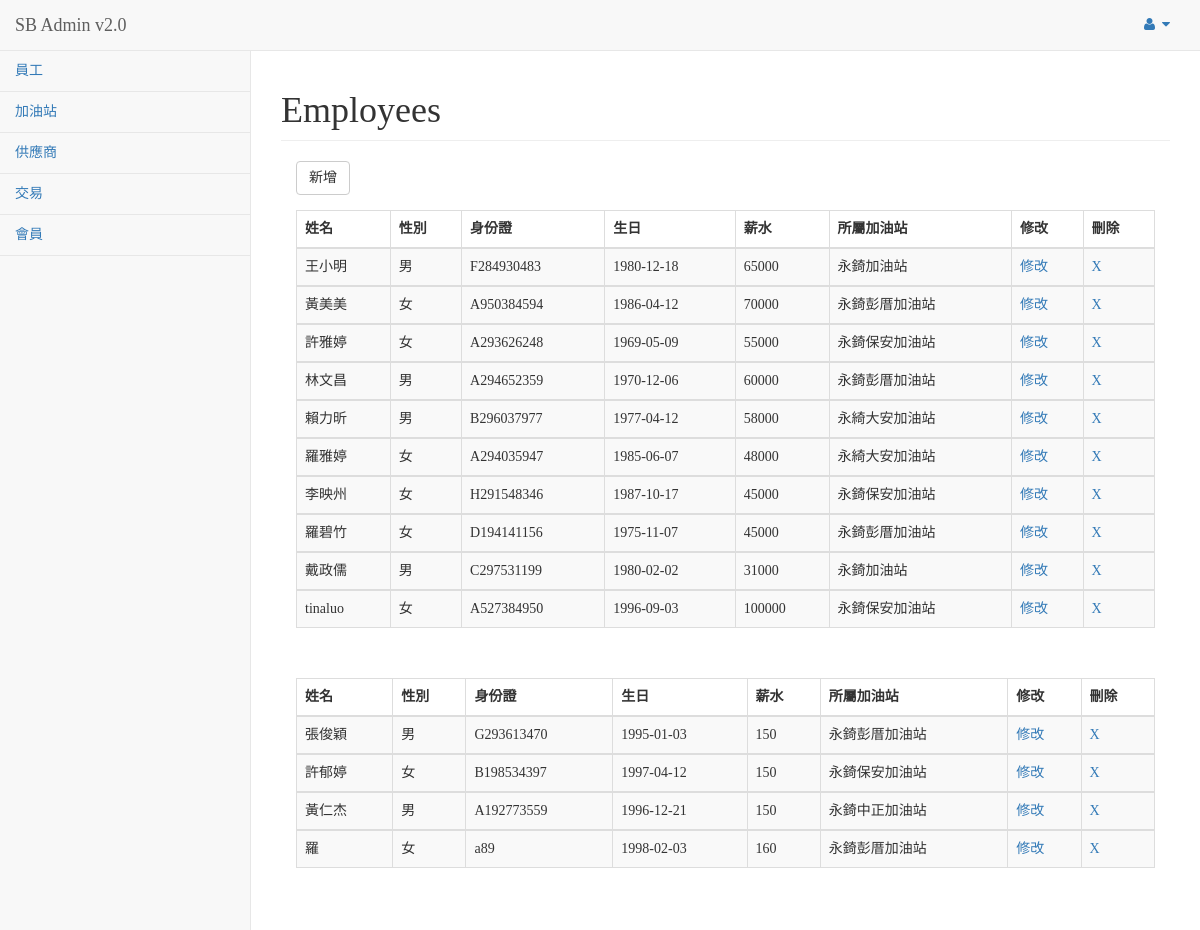
The page /pages/index.php on the database its author committed.
### tables this page shows
CREATE TABLE `Staff` (
  `Staff_ID` int(11) NOT NULL,
  `Name` varchar(10) NOT NULL,
  `Gender` tinyint(1) NOT NULL,
  `Personal_ID` char(10) NOT NULL,
  `Birthday` date DEFAULT NULL,
  `Station_ID` int(11) NOT NULL
);

CREATE TABLE `Fulltime` (
  `Staff_ID` int(11) NOT NULL,
  `Salary` int(11) NOT NULL
);

CREATE TABLE `Station` (
  `Station_ID` int(11) NOT NULL,
  `Address` varchar(30) DEFAULT NULL,
  `Name` char(10) DEFAULT NULL,
  `Manager_ID` int(11) NOT NULL,
  `Phone_number` varchar(20) DEFAULT NULL,
  `Oil_Supplier_ID` int(11) DEFAULT NULL,
  `Product_Supplier_ID` int(11) NOT NULL
);

CREATE TABLE `Parttime` (
  `Staff_ID` int(11) NOT NULL,
  `Hourpay` int(11) NOT NULL
);

### pages/index.php (the view, shortened to what this page needs)
<?php
    $db = mysqli_connect("localhost","root","root") or die("無法開啟MySQL伺服器連接!");
    $sql = "SELECT Staff.Name, Staff.Gender, Staff.Personal_ID,Staff.Birthday,Fulltime.Salary,Station.Name,Staff.Staff_ID,Fulltime.Staff_ID
            FROM Staff
            INNER JOIN Fulltime
            ON Staff.Staff_ID=Fulltime.Staff_ID
            LEFT JOIN Station
            ON Staff.Station_ID=Station.Station_ID";
    $result = mysqli_query($db,$sql);
    $sql2 ="SELECT Staff.Name, Staff.Gender, Staff.Personal_ID,Staff.Birthday,Parttime.Hourpay,Station.Name
            FROM Staff
            INNER JOIN Parttime
            ON Staff.Staff_ID=Parttime.Staff_ID
            LEFT JOIN Station
            ON Staff.Station_ID=Station.Station_ID"
            ;
    $result2 = mysqli_query($db,$sql2);
?>
<!DOCTYPE html>
<html lang="en">
<head>
    <link href="../vendor/bootstrap/css/bootstrap.min.css" rel="stylesheet">
    <link href="../vendor/metisMenu/metisMenu.min.css" rel="stylesheet">
    <link href="../dist/css/sb-admin-2.css" rel="stylesheet">
    <link href="css/index.css" rel="stylesheet" type="text/css">
    <link href="../vendor/morrisjs/morris.css" rel="stylesheet">
    <link href="../vendor/font-awesome/css/font-awesome.min.css" rel="stylesheet" type="text/css">
</head>
<body>
    <div id="wrapper">
        <nav class="navbar navbar-default navbar-static-top" role="navigation" style="margin-bottom: 0">
            <div class="navbar-header">
                <a class="navbar-brand" href="index.html">SB Admin v2.0</a>
            </div>
            <ul class="nav navbar-top-links navbar-right">
                <li class="dropdown">
                    <a class="dropdown-toggle" data-toggle="dropdown" href="#">
                        <i class="fa fa-user fa-fw"></i> <i class="fa fa-caret-down"></i>
                    </a>
                </li>
            </ul>
            <div class="navbar-default sidebar" role="navigation">
                <div class="sidebar-nav navbar-collapse">
                    <ul class="nav" id="side-menu">
                        <li>
                            <a href="index.html">員工</a>
                        </li>
                        <li>
                            <a href="station.html">加油站</a>
                        </li>
                        <li>
                            <a href="supplier.html">供應商</a>
                        </li>
                        <li>
                            <a href="deal.html">交易</a>
                        </li>
                        <li>
                            <a href="member.html">會員</a>
                        </li>
                    </ul>
                </div>
            </div>
        </nav>
        <div id="page-wrapper">
            <div class="row">
                <div class="col-lg-12">
                    <h1 class="page-header">Employees</h1>
                </div>
            </div>
            <div class="row">
                <div class="col-lg-12">
                    <div class="col-lg-1">
                        <button onclick="showDialog()" class="btn btn-default">新增</button>
                    </div>
                </div>
            </div>
            </div>
            <div class="row">
                <div class="col-lg-12">
                        <div class="panel-body">
                            <form method="post" action="indexaction.php">
                            <table width="100%" class="table table-striped table-bordered table-hover" id="dataTables-example">
                                <thead>
                                    <tr>
                                        <th>姓名</th>
                                        <th>性別</th>
                                        <th>身份證</th>
                                        <th>生日</th>
                                        <th>薪水</th>
                                        <th>所屬加油站</th>
                                        <th>修改</th>
                                        <th>刪除</th>
                                    </tr>
                                </thead>
                                 <?php
                                    for($i=1;$i<=mysqli_num_rows($result);$i++){
                                        $rs=mysqli_fetch_row($result);
                                ?>
                                <tbody>
                                    <tr class="odd gradeA">
                                        <td><?php echo $rs[0]?></td>
                                        <td><?php
                                        if ($rs[1]==1){
                                            echo "男";
                                        }else
                                        echo "女"?></td>
                                        <td id ="Personal_ID"><?php echo $rs[2]?></td>
                                        <td><?php echo $rs[3]?></td>
                                        <td><?php echo $rs[4]?></td>
                                        <td><?php echo $rs[5]?></td>
                                        <td class="center"><a class="edit">修改 </a></td>
                                        <td class="center"><a href="indexaction.php?delete=1&Personal_ID=<?=$rs[2]?>">X</a></td>
                                    </tr>
                                </tbody>
                                <?php
                                }
                                ?>
                            </table>
                        </form>
                        </div>
                        <div class="row">
                <div class="col-lg-12">
                        <div class="panel-body">
                            <table width="100%" class="table table-striped table-bordered table-hover" id="dataTables-example">
                                <thead>
                                    <tr>
                                        <th>姓名</th>
                                        <th>性別</th>
                                        <th>身份證</th>
                                        <th>生日</th>
                                        <th>薪水</th>
                                        <th>所屬加油站</th>
                                        <th>修改</th>
                                        <th>刪除</th>
                                    </tr>
                                </thead>
                                <?php
                                    for($i=1;$i<=mysqli_num_rows($result2);$i++){
                                        $rs2=mysqli_fetch_row($result2);
                                ?>
                                <tbody>
                                    <tr class="odd gradeA">
                                        <td><?php echo $rs2[0]?></td>
                                        <td><?php
                                        if ($rs2[1]=="1"){
                                            echo "男";
                                        }else
                                        echo "女"?></td>
                                        <td id ="Personal_ID"><?php echo $rs2[2]?></td>
                                        <td><?php echo $rs2[3]?></td>
                                        <td><?php echo $rs2[4]?></td>
                                        <td><?php echo $rs2[5]?></td>
                                        <td class="center"><a class="edit2">修改</a></td>
                                        <td class="center"><a class="delete">X</a></td>
                                    </tr>
                                </tbody>
                                <?php
                                }
                                ?>
                            </table>
                        </div>
                    </div>
                    </div>
            </div>
        </div>
    </div>
</body>
</html>

### pages/css/index.css (style rules this page uses)
body { font-family:Microsoft JhengHei; }
#page-wrapper { padding-bottom: 50px; }

### rows shown on the page
staff: Name "王小明", Gender "男", Personal_ID "F284930483", Birthday "1980-12-18", fulltime.Salary "65000", Station_ID.Name "永錡加油站"
staff: Name "黃美美", Gender "女", Personal_ID "A950384594", Birthday "1986-04-12", fulltime.Salary "70000", Station_ID.Name "永錡彭厝加油站"
staff: Name "許雅婷", Gender "女", Personal_ID "A293626248", Birthday "1969-05-09", fulltime.Salary "55000", Station_ID.Name "永錡保安加油站"
staff: Name "林文昌", Gender "男", Personal_ID "A294652359", Birthday "1970-12-06", fulltime.Salary "60000", Station_ID.Name "永錡彭厝加油站"
staff: Name "賴力昕", Gender "男", Personal_ID "B296037977", Birthday "1977-04-12", fulltime.Salary "58000", Station_ID.Name "永綺大安加油站"
staff: Name "羅雅婷", Gender "女", Personal_ID "A294035947", Birthday "1985-06-07", fulltime.Salary "48000", Station_ID.Name "永綺大安加油站"
staff: Name "李映州", Gender "女", Personal_ID "H291548346", Birthday "1987-10-17", fulltime.Salary "45000", Station_ID.Name "永錡保安加油站"
staff: Name "羅碧竹", Gender "女", Personal_ID "D194141156", Birthday "1975-11-07", fulltime.Salary "45000", Station_ID.Name "永錡彭厝加油站"
staff: Name "戴政儒", Gender "男", Personal_ID "C297531199", Birthday "1980-02-02", fulltime.Salary "31000", Station_ID.Name "永錡加油站"
staff: Name "tinaluo", Gender "女", Personal_ID "A527384950", Birthday "1996-09-03", fulltime.Salary "100000", Station_ID.Name "永錡保安加油站"
staff: Name "張俊穎", Gender "男", Personal_ID "G293613470", Birthday "1995-01-03", parttime.Hourpay "150", Station_ID.Name "永錡彭厝加油站"
staff: Name "許郁婷", Gender "女", Personal_ID "B198534397", Birthday "1997-04-12", parttime.Hourpay "150", Station_ID.Name "永錡保安加油站"
staff: Name "黃仁杰", Gender "男", Personal_ID "A192773559", Birthday "1996-12-21", parttime.Hourpay "150", Station_ID.Name "永錡中正加油站"
staff: Name "羅", Gender "女", Personal_ID "a89", Birthday "1998-02-03", parttime.Hourpay "160", Station_ID.Name "永錡彭厝加油站"
